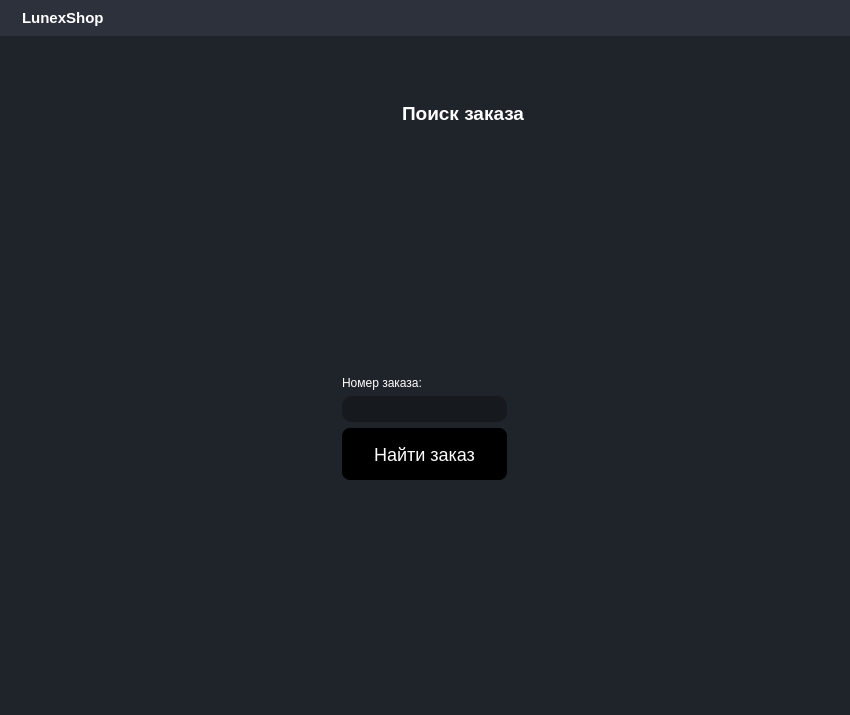
<?xml version="1.0" encoding="UTF-8"?>
<ui version="4.0">
 <class>MainWindow</class>
 <widget class="QMainWindow" name="MainWindow">
  <property name="geometry">
   <rect>
    <x>0</x>
    <y>0</y>
    <width>850</width>
    <height>715</height>
   </rect>
  </property>
  <property name="maximumSize">
   <size>
    <width>16777215</width>
    <height>16777215</height>
   </size>
  </property>
  <property name="font">
   <font>
    <pointsize>12</pointsize>
   </font>
  </property>
  <property name="windowTitle">
   <string>MainWindow</string>
  </property>
  <property name="styleSheet">
   <string notr="true">* {
	border: None;
	background-color: transparent;
	background: transparent;
	margin: 0;
	padding: 0;
	color: #fff;
}

#centralwidget {
	background-color: #1f232a;
}

#headerContainer, #footerContainer {
	background-color: #2c313c;
}

QLineEdit {
	background-color: #16191d;
	padding: 5px 10px;
	border-top-left-radius: 10px;
	border-bottom-left-radius: 10px;
	border-top-right-radius: 10px;
	border-bottom-right-radius: 10px;
}

QTextEdit {
	background-color: #16191d;
	padding: 5px 10px;
	border-top-left-radius: 10px;
	border-bottom-left-radius: 10px;
	border-top-right-radius: 10px;
	border-bottom-right-radius: 10px;
}

#inputSpecifications {
	border-top-left-radius: 0;
	border-bottom-left-radius: 0;
}

#specificationsOptions {
	border-top-right-radius: 0;
	border-bottom-right-radius: 0;
}

#findOrderBtn {
  align-items: center;
  background-color: initial;
  background-image: linear-gradient(#464d55, #25292e);
  border-radius: 8px;
  border-width: 0;
  box-shadow: 0 10px 20px rgba(0, 0, 0, .1),0 3px 6px rgba(0, 0, 0, .05);
  box-sizing: border-box;
  color: #fff;
  cursor: pointer;
  display: inline-flex;
  flex-direction: column;
  font-family: expo-brand-demi,system-ui,-apple-system,BlinkMacSystemFont,&quot;Segoe UI&quot;,Roboto,&quot;Helvetica Neue&quot;,Arial,&quot;Noto Sans&quot;,sans-serif,&quot;Apple Color Emoji&quot;,&quot;Segoe UI Emoji&quot;,&quot;Segoe UI Symbol&quot;,&quot;Noto Color Emoji&quot;;
  font-size: 18px;
  height: 52px;
  justify-content: center;
  line-height: 1;
  margin: 0;
  outline: none;
  overflow: hidden;
  padding: 0 32px;
  text-align: center;
  text-decoration: none;
  transform: translate3d(0, 0, 0);
  transition: all 150ms;
  vertical-align: baseline;
  white-space: nowrap;
  user-select: none;
  -webkit-user-select: none;
  touch-action: manipulation;
}

#findOrderBtn:hover {
  box-shadow: rgba(0, 1, 0, .2) 0 2px 8px;
  opacity: .85;
}

#findOrderBtn:active {
  outline: 0;
}

#findOrderBtn:focus {
  box-shadow: rgba(0, 0, 0, .5) 0 0 0 3px;
}</string>
  </property>
  <widget class="QWidget" name="centralwidget">
   <property name="autoFillBackground">
    <bool>false</bool>
   </property>
   <property name="styleSheet">
    <string notr="true"/>
   </property>
   <layout class="QHBoxLayout" name="horizontalLayout">
    <property name="spacing">
     <number>0</number>
    </property>
    <property name="leftMargin">
     <number>0</number>
    </property>
    <property name="topMargin">
     <number>0</number>
    </property>
    <property name="rightMargin">
     <number>0</number>
    </property>
    <property name="bottomMargin">
     <number>0</number>
    </property>
    <item>
     <widget class="QWidget" name="mainBodyContainer" native="true">
      <property name="sizePolicy">
       <sizepolicy hsizetype="Expanding" vsizetype="Preferred">
        <horstretch>0</horstretch>
        <verstretch>0</verstretch>
       </sizepolicy>
      </property>
      <property name="autoFillBackground">
       <bool>false</bool>
      </property>
      <property name="styleSheet">
       <string notr="true"/>
      </property>
      <layout class="QVBoxLayout" name="verticalLayout_10">
       <property name="spacing">
        <number>0</number>
       </property>
       <property name="leftMargin">
        <number>0</number>
       </property>
       <property name="topMargin">
        <number>0</number>
       </property>
       <property name="rightMargin">
        <number>0</number>
       </property>
       <property name="bottomMargin">
        <number>0</number>
       </property>
       <item>
        <widget class="QWidget" name="headerContainer" native="true">
         <property name="toolTip">
          <string>Profile</string>
         </property>
         <layout class="QHBoxLayout" name="horizontalLayout_5">
          <item alignment="Qt::AlignLeft">
           <widget class="QFrame" name="frame_5">
            <property name="font">
             <font>
              <pointsize>12</pointsize>
             </font>
            </property>
            <property name="frameShape">
             <enum>QFrame::StyledPanel</enum>
            </property>
            <property name="frameShadow">
             <enum>QFrame::Raised</enum>
            </property>
            <layout class="QHBoxLayout" name="horizontalLayout_7">
             <property name="leftMargin">
              <number>0</number>
             </property>
             <property name="topMargin">
              <number>0</number>
             </property>
             <property name="rightMargin">
              <number>0</number>
             </property>
             <property name="bottomMargin">
              <number>0</number>
             </property>
             <item>
              <widget class="QLabel" name="label_5">
               <property name="maximumSize">
                <size>
                 <width>30</width>
                 <height>25</height>
                </size>
               </property>
               <property name="text">
                <string/>
               </property>
               <property name="pixmap">
                <pixmap resource="../../../GitHub/storage/client/interface/resources.qrc">:/images/warehouse.png</pixmap>
               </property>
               <property name="scaledContents">
                <bool>true</bool>
               </property>
              </widget>
             </item>
             <item>
              <widget class="QLabel" name="label_6">
               <property name="font">
                <font>
                 <pointsize>11</pointsize>
                 <weight>75</weight>
                 <bold>true</bold>
                </font>
               </property>
               <property name="text">
                <string>LunexShop</string>
               </property>
              </widget>
             </item>
            </layout>
           </widget>
          </item>
          <item alignment="Qt::AlignRight">
           <widget class="QFrame" name="frame_7">
            <property name="frameShape">
             <enum>QFrame::StyledPanel</enum>
            </property>
            <property name="frameShadow">
             <enum>QFrame::Raised</enum>
            </property>
            <layout class="QHBoxLayout" name="horizontalLayout_4">
             <property name="leftMargin">
              <number>0</number>
             </property>
             <property name="topMargin">
              <number>0</number>
             </property>
             <property name="rightMargin">
              <number>0</number>
             </property>
             <property name="bottomMargin">
              <number>0</number>
             </property>
             <item>
              <widget class="QPushButton" name="minimizeBtn">
               <property name="toolTip">
                <string>Minimize Window</string>
               </property>
               <property name="text">
                <string/>
               </property>
               <property name="icon">
                <iconset resource="../../../GitHub/storage/client/interface/resources.qrc">
                 <normaloff>:/icons/minus.svg</normaloff>:/icons/minus.svg</iconset>
               </property>
              </widget>
             </item>
             <item>
              <widget class="QPushButton" name="restoreBtn">
               <property name="toolTip">
                <string>Restore Window</string>
               </property>
               <property name="text">
                <string/>
               </property>
               <property name="icon">
                <iconset resource="../../../GitHub/storage/client/interface/resources.qrc">
                 <normaloff>:/icons/square.svg</normaloff>:/icons/square.svg</iconset>
               </property>
              </widget>
             </item>
             <item>
              <widget class="QPushButton" name="closeBtn">
               <property name="toolTip">
                <string>Close Window</string>
               </property>
               <property name="text">
                <string/>
               </property>
               <property name="icon">
                <iconset resource="../../../GitHub/storage/client/interface/resources.qrc">
                 <normaloff>:/icons/x.svg</normaloff>:/icons/x.svg</iconset>
               </property>
              </widget>
             </item>
            </layout>
           </widget>
          </item>
         </layout>
        </widget>
       </item>
       <item>
        <widget class="QWidget" name="mainBodyContent" native="true">
         <property name="sizePolicy">
          <sizepolicy hsizetype="Preferred" vsizetype="Expanding">
           <horstretch>0</horstretch>
           <verstretch>0</verstretch>
          </sizepolicy>
         </property>
         <property name="minimumSize">
          <size>
           <width>850</width>
           <height>650</height>
          </size>
         </property>
         <layout class="QHBoxLayout" name="horizontalLayout_8">
          <item>
           <widget class="QWidget" name="mainContentsContainer" native="true">
            <layout class="QVBoxLayout" name="verticalLayout_15">
             <property name="leftMargin">
              <number>10</number>
             </property>
             <property name="rightMargin">
              <number>10</number>
             </property>
             <item>
              <widget class="QCustomStackedWidget" name="mainPages">
               <property name="currentIndex">
                <number>0</number>
               </property>
               <widget class="QWidget" name="pageFindOrder">
                <layout class="QVBoxLayout" name="verticalLayout_18">
                 <item>
                  <widget class="QFrame" name="frame_9">
                   <property name="maximumSize">
                    <size>
                     <width>16777215</width>
                     <height>100</height>
                    </size>
                   </property>
                   <property name="frameShape">
                    <enum>QFrame::StyledPanel</enum>
                   </property>
                   <property name="frameShadow">
                    <enum>QFrame::Raised</enum>
                   </property>
                   <layout class="QHBoxLayout" name="horizontalLayout_9">
                    <property name="leftMargin">
                     <number>0</number>
                    </property>
                    <property name="topMargin">
                     <number>0</number>
                    </property>
                    <property name="rightMargin">
                     <number>0</number>
                    </property>
                    <property name="bottomMargin">
                     <number>0</number>
                    </property>
                    <item alignment="Qt::AlignRight">
                     <widget class="QFrame" name="frame_11">
                      <property name="styleSheet">
                       <string notr="true">margin-left: 180%;</string>
                      </property>
                      <property name="frameShape">
                       <enum>QFrame::StyledPanel</enum>
                      </property>
                      <property name="frameShadow">
                       <enum>QFrame::Raised</enum>
                      </property>
                      <layout class="QVBoxLayout" name="verticalLayout_6">
                       <item alignment="Qt::AlignRight">
                        <widget class="QLabel" name="label_7">
                         <property name="font">
                          <font>
                           <pointsize>14</pointsize>
                           <weight>75</weight>
                           <bold>true</bold>
                          </font>
                         </property>
                         <property name="styleSheet">
                          <string notr="true"/>
                         </property>
                         <property name="text">
                          <string>Поиск заказа</string>
                         </property>
                        </widget>
                       </item>
                      </layout>
                     </widget>
                    </item>
                    <item>
                     <widget class="QFrame" name="frame_10">
                      <property name="frameShape">
                       <enum>QFrame::StyledPanel</enum>
                      </property>
                      <property name="frameShadow">
                       <enum>QFrame::Raised</enum>
                      </property>
                      <layout class="QHBoxLayout" name="horizontalLayout_10"/>
                     </widget>
                    </item>
                   </layout>
                  </widget>
                 </item>
                 <item alignment="Qt::AlignHCenter|Qt::AlignVCenter">
                  <widget class="QFrame" name="frame_17">
                   <property name="frameShape">
                    <enum>QFrame::StyledPanel</enum>
                   </property>
                   <property name="frameShadow">
                    <enum>QFrame::Raised</enum>
                   </property>
                   <layout class="QVBoxLayout" name="verticalLayout_9">
                    <item>
                     <widget class="QFrame" name="frame_18">
                      <property name="frameShape">
                       <enum>QFrame::StyledPanel</enum>
                      </property>
                      <property name="frameShadow">
                       <enum>QFrame::Raised</enum>
                      </property>
                      <layout class="QVBoxLayout" name="verticalLayout_8">
                       <item>
                        <widget class="QLabel" name="label">
                         <property name="text">
                          <string>Номер заказа:</string>
                         </property>
                        </widget>
                       </item>
                       <item>
                        <widget class="QLineEdit" name="inputOrderID"/>
                       </item>
                       <item>
                        <widget class="QPushButton" name="findOrderBtn">
                         <property name="text">
                          <string>Найти заказ</string>
                         </property>
                        </widget>
                       </item>
                      </layout>
                     </widget>
                    </item>
                   </layout>
                  </widget>
                 </item>
                </layout>
               </widget>
               <widget class="QWidget" name="pageCart">
                <layout class="QVBoxLayout" name="verticalLayout">
                 <item>
                  <widget class="QFrame" name="frame_12">
                   <property name="maximumSize">
                    <size>
                     <width>16777215</width>
                     <height>100</height>
                    </size>
                   </property>
                   <property name="frameShape">
                    <enum>QFrame::StyledPanel</enum>
                   </property>
                   <property name="frameShadow">
                    <enum>QFrame::Raised</enum>
                   </property>
                   <layout class="QHBoxLayout" name="horizontalLayout_11">
                    <property name="leftMargin">
                     <number>0</number>
                    </property>
                    <property name="topMargin">
                     <number>0</number>
                    </property>
                    <property name="rightMargin">
                     <number>0</number>
                    </property>
                    <property name="bottomMargin">
                     <number>0</number>
                    </property>
                    <item alignment="Qt::AlignLeft">
                     <widget class="QFrame" name="frame_14">
                      <property name="frameShape">
                       <enum>QFrame::StyledPanel</enum>
                      </property>
                      <property name="frameShadow">
                       <enum>QFrame::Raised</enum>
                      </property>
                      <layout class="QHBoxLayout" name="horizontalLayout_12">
                       <item>
                        <widget class="QPushButton" name="toFindOrderPageBtn">
                         <property name="maximumSize">
                          <size>
                           <width>25</width>
                           <height>16777215</height>
                          </size>
                         </property>
                         <property name="styleSheet">
                          <string notr="true"/>
                         </property>
                         <property name="text">
                          <string/>
                         </property>
                         <property name="icon">
                          <iconset resource="../../../GitHub/storage/client/interface/resources.qrc">
                           <normaloff>:/icons/arrow-left.svg</normaloff>:/icons/arrow-left.svg</iconset>
                         </property>
                         <property name="iconSize">
                          <size>
                           <width>24</width>
                           <height>24</height>
                          </size>
                         </property>
                        </widget>
                       </item>
                      </layout>
                     </widget>
                    </item>
                    <item alignment="Qt::AlignLeft">
                     <widget class="QFrame" name="frame_13">
                      <property name="styleSheet">
                       <string notr="true">margin-right: 180%;</string>
                      </property>
                      <property name="frameShape">
                       <enum>QFrame::StyledPanel</enum>
                      </property>
                      <property name="frameShadow">
                       <enum>QFrame::Raised</enum>
                      </property>
                      <layout class="QVBoxLayout" name="verticalLayout_7">
                       <item>
                        <widget class="QLabel" name="label_8">
                         <property name="font">
                          <font>
                           <pointsize>14</pointsize>
                           <weight>75</weight>
                           <bold>true</bold>
                          </font>
                         </property>
                         <property name="styleSheet">
                          <string notr="true"/>
                         </property>
                         <property name="text">
                          <string>Информация о заказе</string>
                         </property>
                        </widget>
                       </item>
                      </layout>
                     </widget>
                    </item>
                   </layout>
                  </widget>
                 </item>
                 <item alignment="Qt::AlignHCenter|Qt::AlignVCenter">
                  <widget class="QFrame" name="frame_3">
                   <property name="frameShape">
                    <enum>QFrame::StyledPanel</enum>
                   </property>
                   <property name="frameShadow">
                    <enum>QFrame::Raised</enum>
                   </property>
                   <layout class="QHBoxLayout" name="horizontalLayout_2">
                    <item>
                     <widget class="QFrame" name="frame_2">
                      <property name="frameShape">
                       <enum>QFrame::StyledPanel</enum>
                      </property>
                      <property name="frameShadow">
                       <enum>QFrame::Raised</enum>
                      </property>
                      <layout class="QVBoxLayout" name="verticalLayout_3">
                       <item>
                        <widget class="QLabel" name="label_4">
                         <property name="text">
                          <string>Кол-во товаров:</string>
                         </property>
                        </widget>
                       </item>
                       <item>
                        <widget class="QLabel" name="label_9">
                         <property name="text">
                          <string>Стоисомть заказа:</string>
                         </property>
                        </widget>
                       </item>
                      </layout>
                     </widget>
                    </item>
                    <item>
                     <widget class="QFrame" name="frame">
                      <property name="frameShape">
                       <enum>QFrame::StyledPanel</enum>
                      </property>
                      <property name="frameShadow">
                       <enum>QFrame::Raised</enum>
                      </property>
                      <layout class="QVBoxLayout" name="verticalLayout_2">
                       <item>
                        <widget class="QLabel" name="countProducts">
                         <property name="text">
                          <string>None</string>
                         </property>
                        </widget>
                       </item>
                       <item>
                        <widget class="QLabel" name="costOrder">
                         <property name="text">
                          <string>None</string>
                         </property>
                        </widget>
                       </item>
                      </layout>
                     </widget>
                    </item>
                   </layout>
                  </widget>
                 </item>
                </layout>
               </widget>
              </widget>
             </item>
            </layout>
           </widget>
          </item>
         </layout>
        </widget>
       </item>
      </layout>
     </widget>
    </item>
   </layout>
  </widget>
 </widget>
 <customwidgets>
  <customwidget>
   <class>QCustomStackedWidget</class>
   <extends>QStackedWidget</extends>
   <header location="global">Custom_Widgets.Widgets.h</header>
   <container>1</container>
  </customwidget>
 </customwidgets>
 <resources>
  <include location="../../../GitHub/storage/client/interface/resources.qrc"/>
  <include location="../resources.qrc"/>
 </resources>
 <connections/>
</ui>
